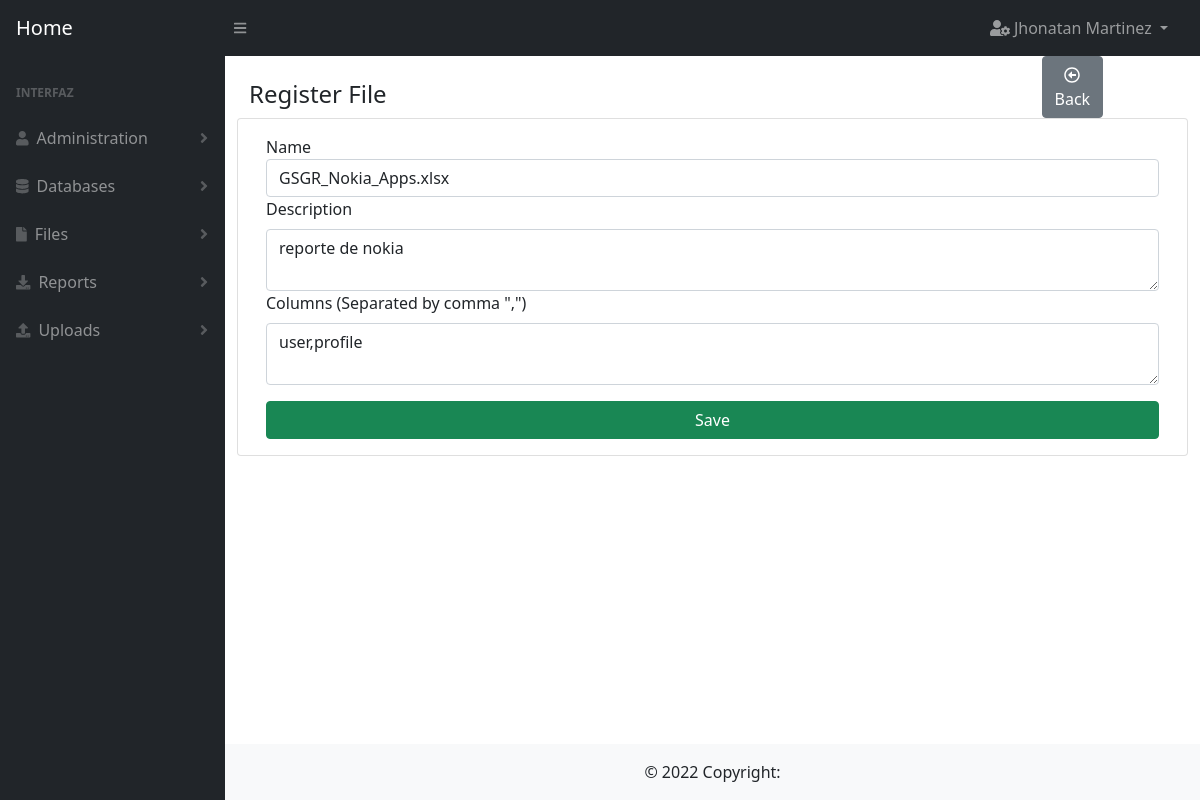
Page /file/edit/1 (signed in) on the committed database.
### user/models.py (models this page shows)
class User(db.Model):
    __tablename__ = 'users'
    id = db.Column(db.Integer, primary_key=True)
    full_name = db.Column(db.String(100))
    email = db.Column(db.String(100), unique=True)
    password = db.Column(db.String(100))
    is_admin = db.Column(db.Boolean)
    role_id = db.Column(db.Integer, db.ForeignKey('roles.id'), nullable=True)
    created_at = db.Column(db.DateTime, default=datetime.datetime.now)

### file/models.py (models this page shows)
class File(db.Model):
    __tablename__ = 'files'
    id = db.Column(db.Integer, primary_key=True)
    name = db.Column(db.String(100), unique=True)
    description = db.Column(db.String(1000))
    columns = db.Column(db.String(1000))
    created_at = db.Column(db.DateTime, default=datetime.datetime.now)

### file/routes.py (the view, shortened to what this page needs)
@file.route(routes["edit"], methods=['GET', 'POST'])
@decorator(page=pages["edit"], url=pages["index"])
def edit(id=0):
    try:
        data = models.File.query.get(id)
        form = forms.CreateForm(obj=data)
        return render_template(templates["edit"],
                               form=form)
    except Exception as exc:
        return show_error(pages["edit"] + ': ' + str(exc))

### file/forms.py
class CreateForm(Form):
    name = StringField('Name',
                       [validators.DataRequired(message="Name is required")])
    description = TextAreaField('Description',
                                [validators.DataRequired(message="Description is required")])
    columns = TextAreaField('Columns (Separated by comma ",")',
                            [validators.DataRequired(message="Columns is required")])

### utils/auth.py (called while the page is built)
def has_permission(page):
    can_enter = False
    try:
        user = User.query.get(session['user_id'])
        if user.is_admin:
            can_enter = True
        else:
            page_id = Page.query.filter(Page.route == page).first().id
            permissions = Permission.query.filter_by(role_id=user.role_id, page_id=page_id).first()
            if permissions is not None:
                can_enter = True
    except Exception as exc:
        error_message = 'permission.queries.has_permission: ' + str(exc)
        print(error_message)
    finally:
        return can_enter

def decorator(page, url='index'):
    def _permissions(function):
        @wraps(function)
        def new_function(*args, **kwargs):
            if not has_permission(page=page):
                return show_message(id=1,
                                    url=url)
            return function(*args, **kwargs)
        return new_function
    return _permissions

### templates/file/create.html
{% extends 'base/create_forms.html' %}
{% block title %}
Register File
{% endblock %}
{% block button_back %}
    onclick="window.location.href='{{ url_for('file.index') }}'"
{% endblock %}
{% block fields %}
    {% from "macro.html" import render_field %}
    {{ render_field(form.name, class='form-control') }}
    {{ render_field(form.description, class='form-control') }}
    {{ render_field(form.columns, class='form-control') }}
{% endblock %}

### templates/base/base.html (shortened to what this page needs)
<!DOCTYPE html>
<html lang="es">
<head>
    <link rel='stylesheet' href= "{{url_for('static', filename='css/styles.css')}}"/>
    <link rel='stylesheet' href= "{{url_for('static', filename='css/bootstrap.min.css')}}">
</head>
<body >
    <nav class="sb-topnav navbar navbar-expand navbar-dark bg-dark">
        <a class="navbar-brand ps-3" href="{{ url_for('index') }}">Home</a>
        <button class="btn btn-link btn-sm order-1 order-lg-0 me-4 me-lg-0" id="sidebarToggle" href="#"><i class="fas fa-bars"></i></button>
        <ul class="navbar-nav ms-auto ms-md-0 me-3 me-lg-4">
            <li class="nav-item dropdown">
                <a class="nav-link dropdown-toggle" id="navbarDropdown" href="#" role="button" data-bs-toggle="dropdown" aria-expanded="false">
                    <i class="fas fa-user-cog"></i> {{session['user']}}
                </a>
            </li>
        </ul>
    </nav>
    <div id="layoutSidenav">
        <div id="layoutSidenav_nav">
            <nav class="sb-sidenav accordion sb-sidenav-dark" id="sidenavAccordion">
                <div class="sb-sidenav-menu">
                    <div class="nav">
                        <div class="sb-sidenav-menu-heading">Interfaz</div>
                         <a class="nav-link collapsed" href="#" data-bs-toggle="collapse" data-bs-target="#collapseUsers" aria-expanded="false" aria-controls="collapseLayouts">
                            <div class="sb-nav-link-icon"><i class="fa fa-user"></i></div>
                            Administration
                            <div class="sb-sidenav-collapse-arrow"><i class="fas fa-angle-down"></i></div>
                        </a>
                        <a class="nav-link collapsed" href="#" data-bs-toggle="collapse" data-bs-target="#collapseDataBases" aria-expanded="false" aria-controls="collapseLayouts">
                            <div class="sb-nav-link-icon"><i class="fa fa-database"></i></div>
                            Databases
                            <div class="sb-sidenav-collapse-arrow"><i class="fas fa-angle-down"></i></div>
                        </a>
                         <a class="nav-link collapsed" href="#" data-bs-toggle="collapse" data-bs-target="#collapseFiles" aria-expanded="false" aria-controls="collapseLayouts">
                            <div class="sb-nav-link-icon"><i class="fa fa-file"></i></div>
                            Files
                            <div class="sb-sidenav-collapse-arrow"><i class="fas fa-angle-down"></i></div>
                        </a>
                        <a class="nav-link collapsed" href="#" data-bs-toggle="collapse" data-bs-target="#collapseReports" aria-expanded="false" aria-controls="collapseLayouts">
                            <div class="sb-nav-link-icon"><i class="fas fa-download"></i></div>
                            Reports
                            <div class="sb-sidenav-collapse-arrow"><i class="fas fa-angle-down"></i></div>
                        </a>
                        <a class="nav-link collapsed" href="#" data-bs-toggle="collapse" data-bs-target="#collapseUploads" aria-expanded="false" aria-controls="collapseLayouts">
                            <div class="sb-nav-link-icon"><i class="fas fa-upload"></i></div>
                            Uploads
                            <div class="sb-sidenav-collapse-arrow"><i class="fas fa-angle-down"></i></div>
                        </a>
                    </div>
                </div>
            </nav>
        </div>
        <div id="layoutSidenav_content">
            <main>
                <div class="container-fluid px-4">
                    <div class="row">
                        <div class="col-10">
                            <h4 class="mt-4">
                                {% block title %}{% endblock %}
                            </h4>
                        </div>
                        <div class="col-1">
                        {% block button1 %}
                        {% endblock %}
                        </div>
                        <div class="col-1">
                        </div>
                    </div>
                    <div class="row">
                        <div class="card mb-4">
                            <div class="card-body">
                            {% block content %}{% endblock %}
                            </div>
                        </div>
                    </div>
                </div>
            </main>
            <footer class="bg-light text-center text-lg-start">
                <div class="text-center p-3" style="background-color: rgba(0, 0, 0, 0);">
                  © 2022 Copyright:
                </div>
            </footer>
        </div>
    </div>
</body>
</html>

### templates/macro.html (shortened to what this page needs)
{% macro render_field(field) %}
    <td> {{ field.label }}
    <dd> {{ field(**kwargs)  | safe }}
{% endmacro %}

### rows in the picture
User: user "Jhonatan Martinez"
File: name "GSGR_Nokia_Apps.xlsx", description "reporte de nokia", columns "user,profile"

### other values in the picture
{{ field.label }} "Name Description Columns (Separated by comma \",\")"
